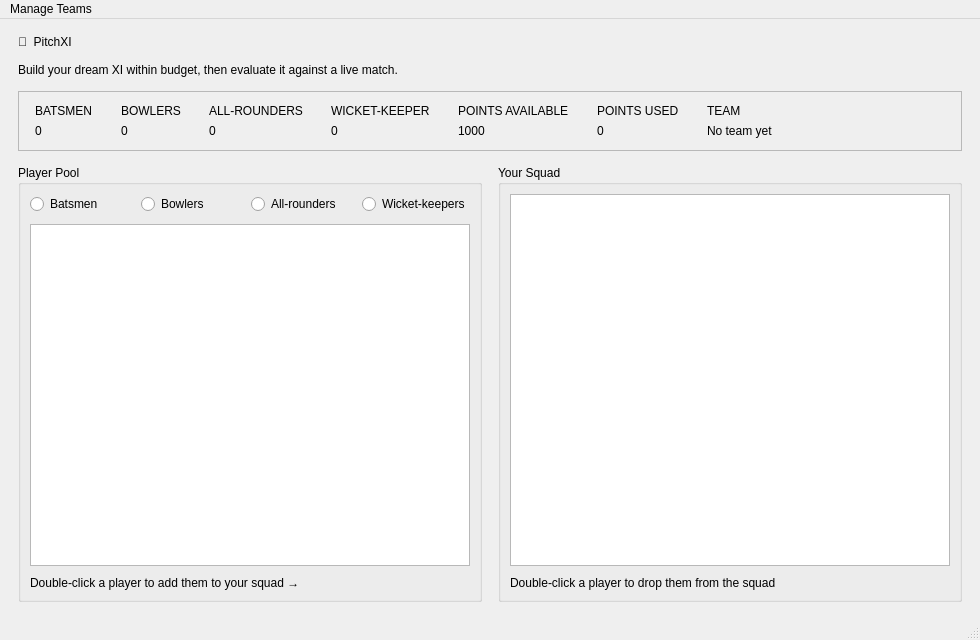
<?xml version="1.0" encoding="UTF-8"?>
<ui version="4.0">
 <class>MainWindow</class>
 <widget class="QMainWindow" name="MainWindow">
  <property name="geometry">
   <rect><x>0</x><y>0</y><width>980</width><height>640</height></rect>
  </property>
  <property name="minimumSize">
   <size><width>900</width><height>600</height></size>
  </property>
  <property name="windowTitle">
   <string>PitchXI — Fantasy Cricket</string>
  </property>
  <widget class="QWidget" name="centralwidget">
   <layout class="QVBoxLayout" name="mainLayout">
    <property name="spacing"><number>14</number></property>
    <property name="leftMargin"><number>18</number></property>
    <property name="topMargin"><number>16</number></property>
    <property name="rightMargin"><number>18</number></property>
    <property name="bottomMargin"><number>16</number></property>

    <item>
     <widget class="QLabel" name="lblAppTitle">
      <property name="text"><string>🏏  PitchXI</string></property>
      <property name="objectName"><string>lblAppTitle</string></property>
     </widget>
    </item>

    <item>
     <widget class="QLabel" name="lblAppSubtitle">
      <property name="text"><string>Build your dream XI within budget, then evaluate it against a live match.</string></property>
     </widget>
    </item>

    <item>
     <widget class="QFrame" name="statsBar">
      <property name="frameShape"><enum>QFrame::StyledPanel</enum></property>
      <layout class="QGridLayout" name="statsGrid">
       <property name="leftMargin"><number>16</number></property>
       <property name="topMargin"><number>12</number></property>
       <property name="rightMargin"><number>16</number></property>
       <property name="bottomMargin"><number>12</number></property>
       <property name="horizontalSpacing"><number>28</number></property>

       <item row="0" column="0"><widget class="QLabel" name="lblBatCountTitle"><property name="text"><string>BATSMEN</string></property></widget></item>
       <item row="1" column="0"><widget class="QLabel" name="lblBatCount"><property name="text"><string>0</string></property></widget></item>

       <item row="0" column="1"><widget class="QLabel" name="lblBowCountTitle"><property name="text"><string>BOWLERS</string></property></widget></item>
       <item row="1" column="1"><widget class="QLabel" name="lblBowCount"><property name="text"><string>0</string></property></widget></item>

       <item row="0" column="2"><widget class="QLabel" name="lblArCountTitle"><property name="text"><string>ALL-ROUNDERS</string></property></widget></item>
       <item row="1" column="2"><widget class="QLabel" name="lblArCount"><property name="text"><string>0</string></property></widget></item>

       <item row="0" column="3"><widget class="QLabel" name="lblWkCountTitle"><property name="text"><string>WICKET-KEEPER</string></property></widget></item>
       <item row="1" column="3"><widget class="QLabel" name="lblWkCount"><property name="text"><string>0</string></property></widget></item>

       <item row="0" column="5"><widget class="QLabel" name="lblPointsAvailableTitle"><property name="text"><string>POINTS AVAILABLE</string></property></widget></item>
       <item row="1" column="5"><widget class="QLabel" name="lblPointsAvailable"><property name="objectName"><string>lblPointsAvailable</string></property><property name="text"><string>1000</string></property></widget></item>

       <item row="0" column="6"><widget class="QLabel" name="lblPointsUsedTitle"><property name="text"><string>POINTS USED</string></property></widget></item>
       <item row="1" column="6"><widget class="QLabel" name="lblPointsUsed"><property name="objectName"><string>lblPointsUsed</string></property><property name="text"><string>0</string></property></widget></item>

       <item row="0" column="8"><widget class="QLabel" name="lblTeamNameTitle"><property name="text"><string>TEAM</string></property></widget></item>
       <item row="1" column="8"><widget class="QLabel" name="lblTeamName"><property name="objectName"><string>lblTeamName</string></property><property name="text"><string>No team yet</string></property></widget></item>

       <item row="0" column="9" rowspan="2">
        <spacer name="statsSpacer">
         <property name="orientation"><enum>Qt::Horizontal</enum></property>
         <property name="sizeHint" stdset="0"><size><width>40</width><height>20</height></size></property>
        </spacer>
       </item>
      </layout>
     </widget>
    </item>

    <item>
     <layout class="QHBoxLayout" name="bodyLayout">
      <property name="spacing"><number>16</number></property>

      <item>
       <widget class="QGroupBox" name="groupAvailable">
        <property name="title"><string>Player Pool</string></property>
        <layout class="QVBoxLayout" name="leftPanel">
         <property name="spacing"><number>10</number></property>
         <item>
          <layout class="QHBoxLayout" name="radioLayout">
           <item><widget class="QRadioButton" name="radioBat"><property name="text"><string>Batsmen</string></property></widget></item>
           <item><widget class="QRadioButton" name="radioBow"><property name="text"><string>Bowlers</string></property></widget></item>
           <item><widget class="QRadioButton" name="radioAr"><property name="text"><string>All-rounders</string></property></widget></item>
           <item><widget class="QRadioButton" name="radioWk"><property name="text"><string>Wicket-keepers</string></property></widget></item>
          </layout>
         </item>
         <item>
          <widget class="QListWidget" name="listAvailablePlayers">
           <property name="minimumSize"><size><width>300</width><height>340</height></size></property>
           <property name="alternatingRowColors"><bool>true</bool></property>
          </widget>
         </item>
         <item>
          <widget class="QLabel" name="lblHint">
           <property name="text"><string>Double-click a player to add them to your squad →</string></property>
          </widget>
         </item>
        </layout>
       </widget>
      </item>

      <item>
       <widget class="QGroupBox" name="groupSelected">
        <property name="title"><string>Your Squad</string></property>
        <layout class="QVBoxLayout" name="rightPanel">
         <property name="spacing"><number>10</number></property>
         <item>
          <widget class="QListWidget" name="listSelectedPlayers">
           <property name="minimumSize"><size><width>300</width><height>340</height></size></property>
           <property name="alternatingRowColors"><bool>true</bool></property>
          </widget>
         </item>
         <item>
          <widget class="QLabel" name="lblHint2">
           <property name="text"><string>Double-click a player to drop them from the squad</string></property>
          </widget>
         </item>
        </layout>
       </widget>
      </item>

     </layout>
    </item>

   </layout>
  </widget>

  <widget class="QMenuBar" name="menubar">
   <property name="geometry"><rect><x>0</x><y>0</y><width>980</width><height>26</height></rect></property>
   <widget class="QMenu" name="menuManageTeams">
    <property name="title"><string>Manage Teams</string></property>
    <addaction name="actionNewTeam"/>
    <addaction name="actionOpenTeam"/>
    <addaction name="actionSaveTeam"/>
    <addaction name="actionEvaluateTeam"/>
   </widget>
   <addaction name="menuManageTeams"/>
  </widget>

  <action name="actionNewTeam"><property name="text"><string>🆕  New Team</string></property></action>
  <action name="actionOpenTeam"><property name="text"><string>📂  Open Team</string></property></action>
  <action name="actionSaveTeam"><property name="text"><string>💾  Save Team</string></property></action>
  <action name="actionEvaluateTeam"><property name="text"><string>📊  Evaluate Team</string></property></action>

  <widget class="QStatusBar" name="statusbar"/>
 </widget>
 <resources/>
 <connections/>
</ui>
